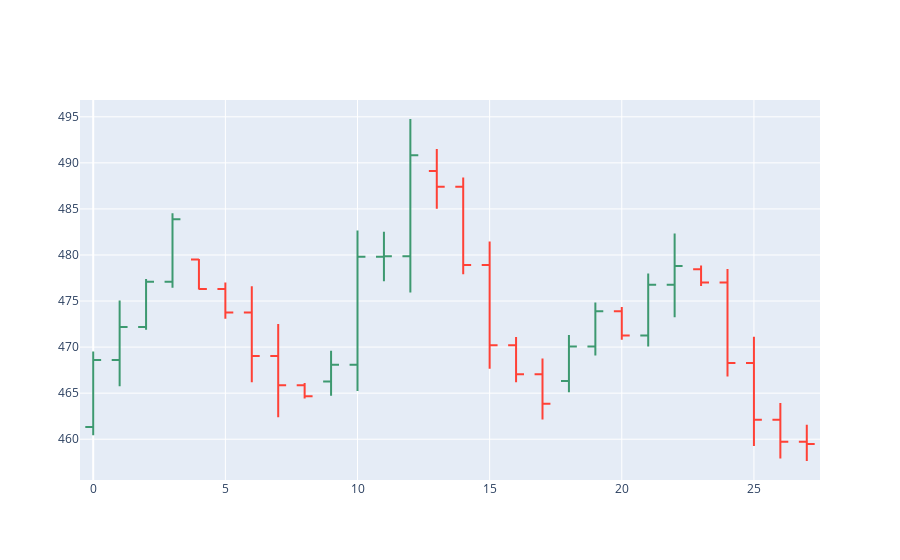

The cell this chart's notebook holds for it:
### Code cell
fig = go.Figure(data=go.Ohlc(
                    open=noti['open'],
                    high=noti['high'],
                    low=noti['low'],close=noti['close']))
fig.update(layout_xaxis_rangeslider_visible=False)
fig.show()
